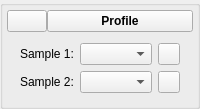
              <widget class="QGroupBox" name="groupProfile">
               <property name="title">
                <string/>
               </property>
               <property name="flat">
                <bool>false</bool>
               </property>
               <layout class="QVBoxLayout" name="verticalLayout_4">
                <property name="spacing">
                 <number>2</number>
                </property>
                <property name="margin">
                 <number>4</number>
                </property>
                <item>
                 <layout class="QHBoxLayout" name="horizontalLayout_20">
                  <property name="spacing">
                   <number>0</number>
                  </property>
                  <item>
                   <widget class="QPushButton" name="btnSampleProfileArrow">
                    <property name="text">
                     <string/>
                    </property>
                    <property name="icon">
                     <iconset>
                      <normaloff>icons/downArrow.png</normaloff>icons/downArrow.png</iconset>
                    </property>
                   </widget>
                  </item>
                  <item>
                   <widget class="QPushButton" name="btnSampleProfileTab">
                    <property name="sizePolicy">
                     <sizepolicy hsizetype="Expanding" vsizetype="Fixed">
                      <horstretch>1</horstretch>
                      <verstretch>0</verstretch>
                     </sizepolicy>
                    </property>
                    <property name="minimumSize">
                     <size>
                      <width>0</width>
                      <height>0</height>
                     </size>
                    </property>
                    <property name="maximumSize">
                     <size>
                      <width>16777215</width>
                      <height>16777215</height>
                     </size>
                    </property>
                    <property name="baseSize">
                     <size>
                      <width>0</width>
                      <height>0</height>
                     </size>
                    </property>
                    <property name="font">
                     <font>
                      <weight>75</weight>
                      <italic>false</italic>
                      <bold>true</bold>
                     </font>
                    </property>
                    <property name="text">
                     <string>Profile</string>
                    </property>
                    <property name="flat">
                     <bool>false</bool>
                    </property>
                   </widget>
                  </item>
                 </layout>
                </item>
                <item>
                 <widget class="QWidget" name="widgetSampleProfile" native="true">
                  <property name="sizePolicy">
                   <sizepolicy hsizetype="Preferred" vsizetype="Preferred">
                    <horstretch>0</horstretch>
                    <verstretch>1</verstretch>
                   </sizepolicy>
                  </property>
                  <layout class="QVBoxLayout" name="verticalLayout_5">
                   <item>
                    <layout class="QFormLayout" name="formLayout">
                     <property name="fieldGrowthPolicy">
                      <enum>QFormLayout::AllNonFixedFieldsGrow</enum>
                     </property>
                     <property name="leftMargin">
                      <number>4</number>
                     </property>
                     <property name="rightMargin">
                      <number>4</number>
                     </property>
                     <item row="0" column="0">
                      <widget class="QLabel" name="label_14">
                       <property name="text">
                        <string>Sample 1:</string>
                       </property>
                      </widget>
                     </item>
                     <item row="0" column="1">
                      <layout class="QHBoxLayout" name="horizontalLayout_7">
                       <property name="spacing">
                        <number>6</number>
                       </property>
                       <property name="bottomMargin">
                        <number>0</number>
                       </property>
                       <item>
                        <widget class="QComboBox" name="cboSample1">
                         <property name="sizePolicy">
                          <sizepolicy hsizetype="Expanding" vsizetype="Fixed">
                           <horstretch>0</horstretch>
                           <verstretch>0</verstretch>
                          </sizepolicy>
                         </property>
                         <property name="insertPolicy">
                          <enum>QComboBox::InsertAtTop</enum>
                         </property>
                         <property name="sizeAdjustPolicy">
                          <enum>QComboBox::AdjustToContents</enum>
                         </property>
                        </widget>
                       </item>
                       <item>
                        <widget class="QPushButton" name="btnSample1Colour">
                         <property name="sizePolicy">
                          <sizepolicy hsizetype="Fixed" vsizetype="Fixed">
                           <horstretch>0</horstretch>
                           <verstretch>0</verstretch>
                          </sizepolicy>
                         </property>
                         <property name="minimumSize">
                          <size>
                           <width>22</width>
                           <height>22</height>
                          </size>
                         </property>
                         <property name="maximumSize">
                          <size>
                           <width>22</width>
                           <height>22</height>
                          </size>
                         </property>
                         <property name="text">
                          <string/>
                         </property>
                        </widget>
                       </item>
                      </layout>
                     </item>
                     <item row="1" column="0">
                      <widget class="QLabel" name="label_15">
                       <property name="text">
                        <string>Sample 2:</string>
                       </property>
                      </widget>
                     </item>
                     <item row="1" column="1">
                      <layout class="QHBoxLayout" name="horizontalLayout_12">
                       <item>
                        <widget class="QComboBox" name="cboSample2">
                         <property name="sizePolicy">
                          <sizepolicy hsizetype="Expanding" vsizetype="Fixed">
                           <horstretch>0</horstretch>
                           <verstretch>0</verstretch>
                          </sizepolicy>
                         </property>
                         <property name="insertPolicy">
                          <enum>QComboBox::InsertAtBottom</enum>
                         </property>
                         <property name="sizeAdjustPolicy">
                          <enum>QComboBox::AdjustToContents</enum>
                         </property>
                        </widget>
                       </item>
                       <item>
                        <widget class="QPushButton" name="btnSample2Colour">
                         <property name="sizePolicy">
                          <sizepolicy hsizetype="Fixed" vsizetype="Fixed">
                           <horstretch>0</horstretch>
                           <verstretch>0</verstretch>
                          </sizepolicy>
                         </property>
                         <property name="minimumSize">
                          <size>
                           <width>22</width>
                           <height>22</height>
                          </size>
                         </property>
                         <property name="maximumSize">
                          <size>
                           <width>22</width>
                           <height>22</height>
                          </size>
                         </property>
                         <property name="text">
                          <string/>
                         </property>
                        </widget>
                       </item>
                      </layout>
                     </item>
                    </layout>
                   </item>
                  </layout>
                 </widget>
                </item>
               </layout>
              </widget>
